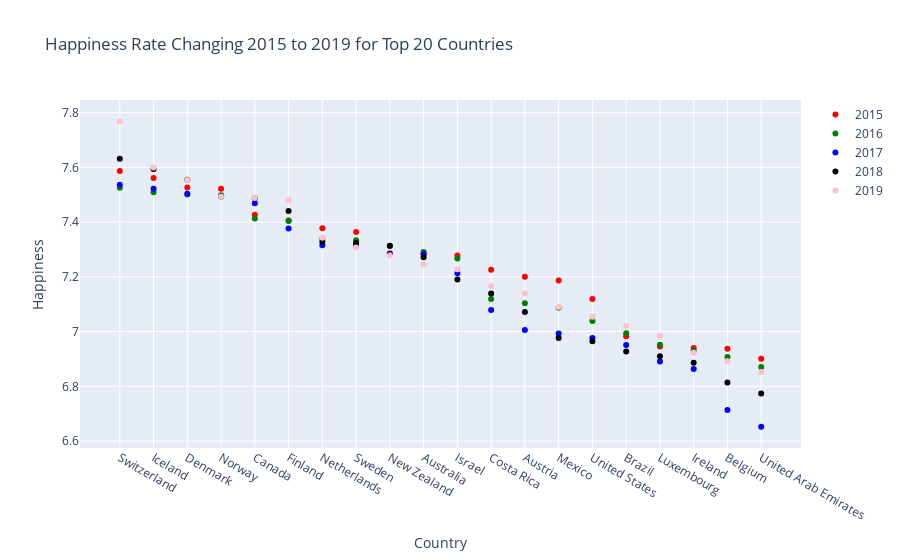

Source (notebook cell):
### Markdown cell above
Below, we will make an overlaid scatterplot of the changes in reported happiness for the top 20 countries

### Code cell
# import graph objects as "go"
import plotly.graph_objs as go
# creating trace1
trace1 =go.Scatter(
                    x = whr_data.loc[whr_data['Year'] == 2015].iloc[:20, :]['Country'],
                    y = whr_data.loc[whr_data['Year'] == 2015].iloc[:20, :]['Happiness Score'],
                    mode = "markers",
                    name = "2015",
                    marker = dict(color = 'red'),
                    #line = dict(color='firebrick', width=4, dash='dot'),
                    text= whr_data.loc[whr_data['Year'] == 2015].Country)
# creating trace2
trace2 =go.Scatter(
                    x = whr_data.loc[whr_data['Year'] == 2015].iloc[:20, :]['Country'],
                    y = whr_data.loc[whr_data['Year'] == 2016].iloc[:20, :]['Happiness Score'],
                    mode = "markers",
                    name = "2016",
                    marker = dict(color = 'green'),
                    text= whr_data.loc[whr_data['Year'] == 2016].Country)
# creating trace3
trace3 =go.Scatter(
                    x = whr_data.loc[whr_data['Year'] == 2015].iloc[:20, :]['Country'],
                    y = whr_data.loc[whr_data['Year'] == 2017].iloc[:20, :]['Happiness Score'],
                    mode = "markers",
                    name = "2017",
                    marker = dict(color = 'blue'),
                    text= whr_data.loc[whr_data['Year'] == 2017].Country)

# creating trace4
trace4 =go.Scatter(
                    x = whr_data.loc[whr_data['Year'] == 2015].iloc[:20, :]['Country'],
                    y = whr_data.loc[whr_data['Year'] == 2018].iloc[:20, :]['Happiness Score'],
                    mode = "markers",
                    name = "2018",
                    marker = dict(color = 'black'),
                    text= whr_data.loc[whr_data['Year'] == 2018].Country)

# creating trace5
trace5 =go.Scatter(
                    x = whr_data.loc[whr_data['Year'] == 2015].iloc[:20, :]['Country'],
                    y = whr_data.loc[whr_data['Year'] == 2019].iloc[:20, :]['Happiness Score'],
                    mode = "markers",
                    name = "2019",
                    marker = dict(color = 'pink'),
                    text= whr_data.loc[whr_data['Year'] == 2019].Country)


data = [trace1, trace2, trace3, trace4, trace5]
layout = dict(title = 'Happiness Rate Changing 2015 to 2019 for Top 20 Countries',
              xaxis= dict(title= 'Country',ticklen= 5,zeroline= False),
              yaxis= dict(title= 'Happiness',ticklen= 5,zeroline= False),
              hovermode="x unified"
             )
fig = dict(data = data, layout = layout)
iplot(fig)

### Figure 1 — Plotly figure (JSON) as saved in the notebook; plotly's stock layout.template omitted (floating-point values rounded to 4 significant figures; data arrays with more than 128 entries replaced by an {"elided": "..."} marker saying what was removed)
{"data": [{"marker": {"color": "red"}, "mode": "markers", "name": "2015", "text": {"elided": "158 str values"}, "type": "scatter", "x": ["Switzerland", "Iceland", "Denmark", "Norway", "Canada", "Finland", "Netherlands", "Sweden", "New Zealand", "Australia", "Israel", "Costa Rica", "Austria", "Mexico", "United States", "Brazil", "Luxembourg", "Ireland", "Belgium", "United Arab Emirates"], "y": [7.587, 7.561, 7.527, 7.522, 7.427, 7.406, 7.378, 7.364, 7.286, 7.284, 7.278, 7.226, 7.2, 7.187, 7.119, 6.983, 6.946, 6.94, 6.937, 6.901]}, {"marker": {"color": "green"}, "mode": "markers", "name": "2016", "text": {"elided": "157 str values"}, "type": "scatter", "x": ["Switzerland", "Iceland", "Denmark", "Norway", "Canada", "Finland", "Netherlands", "Sweden", "New Zealand", "Australia", "Israel", "Costa Rica", "Austria", "Mexico", "United States", "Brazil", "Luxembourg", "Ireland", "Belgium", "United Arab Emirates"], "y": [7.526, 7.509, 7.501, 7.498, 7.413, 7.404, 7.339, 7.334, 7.313, 7.291, 7.267, 7.119, 7.104, 7.087, 7.039, 6.994, 6.952, 6.929, 6.907, 6.871]}, {"marker": {"color": "blue"}, "mode": "markers", "name": "2017", "text": {"elided": "155 str values"}, "type": "scatter", "x": ["Switzerland", "Iceland", "Denmark", "Norway", "Canada", "Finland", "Netherlands", "Sweden", "New Zealand", "Australia", "Israel", "Costa Rica", "Austria", "Mexico", "United States", "Brazil", "Luxembourg", "Ireland", "Belgium", "United Arab Emirates"], "y": [7.537, 7.522, 7.504, 7.494, 7.469, 7.377, 7.316, 7.314, 7.284, 7.284, 7.213, 7.079, 7.006, 6.993, 6.977, 6.951, 6.891, 6.863, 6.714, 6.652]}, {"marker": {"color": "black"}, "mode": "markers", "name": "2018", "text": {"elided": "156 str values"}, "type": "scatter", "x": ["Switzerland", "Iceland", "Denmark", "Norway", "Canada", "Finland", "Netherlands", "Sweden", "New Zealand", "Australia", "Israel", "Costa Rica", "Austria", "Mexico", "United States", "Brazil", "Luxembourg", "Ireland", "Belgium", "United Arab Emirates"], "y": [7.632, 7.594, 7.555, 7.495, 7.487, 7.441, 7.328, 7.324, 7.314, 7.272, 7.19, 7.139, 7.072, 6.977, 6.965, 6.927, 6.91, 6.886, 6.814, 6.774]}, {"marker": {"color": "pink"}, "mode": "markers", "name": "2019", "text": {"elided": "156 str values"}, "type": "scatter", "x": ["Switzerland", "Iceland", "Denmark", "Norway", "Canada", "Finland", "Netherlands", "Sweden", "New Zealand", "Australia", "Israel", "Costa Rica", "Austria", "Mexico", "United States", "Brazil", "Luxembourg", "Ireland", "Belgium", "United Arab Emirates"], "y": [7.769, 7.6, 7.554, 7.494, 7.488, 7.48, 7.343, 7.307, 7.278, 7.246, 7.228, 7.167, 7.139, 7.09, 7.054, 7.021, 6.985, 6.923, 6.892, 6.852]}], "layout": {"hovermode": "x unified", "title": {"text": "Happiness Rate Changing 2015 to 2019 for Top 20 Countries"}, "xaxis": {"ticklen": 5, "title": {"text": "Country"}, "zeroline": false}, "yaxis": {"ticklen": 5, "title": {"text": "Happiness"}, "zeroline": false}}}
